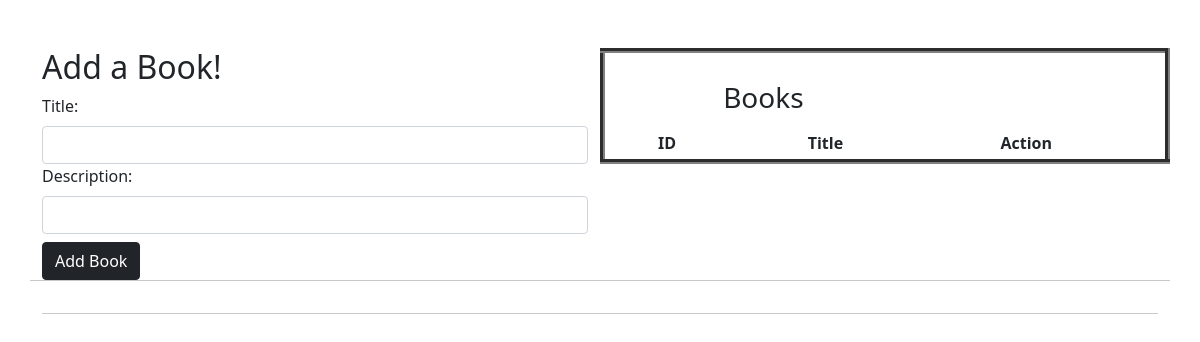
Before: /books with the older database file.
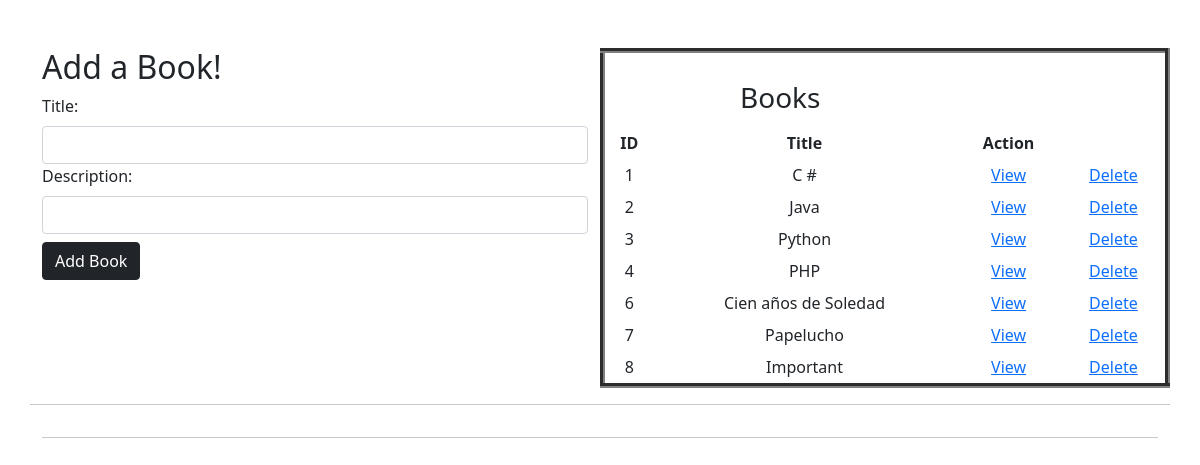
After: the same page with the newer database file.
### authorsnbooks/models.py (models this page shows)
class Books(models.Model):
    title = models.CharField(max_length=255)
    desc = models.TextField(default="some desc")
    created_at = models.DateTimeField(auto_now_add=True)
    updated_at = models.DateTimeField(auto_now=True)

### authorsnbooks/views.py (the view)
# urls.py: path('books', views.books_page, name="books_page"),
def books_page(request):
    context = {
        'all_books' : Books.objects.all()
    }
    return render(request, 'books_page.html', context)

### authorsnbooks/templates/books_page.html (shortened to what this page needs)
<!DOCTYPE html>
<html lang="en">
<head>
    <link href="https://cdn.jsdelivr.net/npm/bootstrap@5.0.2/dist/css/bootstrap.min.css" rel="stylesheet">
    {% load static %}
    <link rel="stylesheet" href="{% static 'style.css' %}">
</head>
<body>
    <div class="container">
        <div class="row mt-5">
            <div class="col-6">
                <h2>Add a Book!</h2>
                <form method="POST" action="{%url 'add_book'%}">
                        <label for="booktitle" class="form-label">Title: </label>
                        <input type="text" class="form-control" id="book_title" name="book_title">
                        <label for="Description" class="form-label">Description: </label>
                        <input type="text" class="form-control" size=10 id="book_description" name="book_description">
                        <button type="submit" class="btn btn-dark mt-2">Add Book</button>
                </form>
            </div>
            <div class="col-6">
                <div class="row text-center mb-3">
                    <table BORDER="5" WIDTH="50%" CELLPADDING="4" CELLSPACING="3">
                        <tr>
                            <th COLSPAN="2"><BR><H3>Books</H3>
                            </th>
                        </tr>
                        <tr>
                            <th>ID</th>
                            <th>Title</th>
                            <th>Action</th>
                            <th></th>
                        </tr>
                        {% for book in all_books %}
                            <tr class="text-center">
                                <td>{{ book.id }}</td>
                                <td>{{ book.title }}</td>
                                <td><a href="/books/{{ book.id }}">View</a></td>
                                <td><a href="/delete_book/{{ book.id }}">Delete</a></td>
                            </tr>
                        {% endfor %}
                    </table>
                </div>
            </div>
            <hr>
        </div>
        <hr>
    </div>
</body>
</html>

Changed rows visible on the page:
added Books: id "1", title "C #"
added Books: id "2", title "Java"
added Books: id "3", title "Python"
added Books: id "4", title "PHP"
added Books: id "6", title "Cien años de Soledad"
added Books: id "7", title "Papelucho"
added Books: id "8", title "Important"
